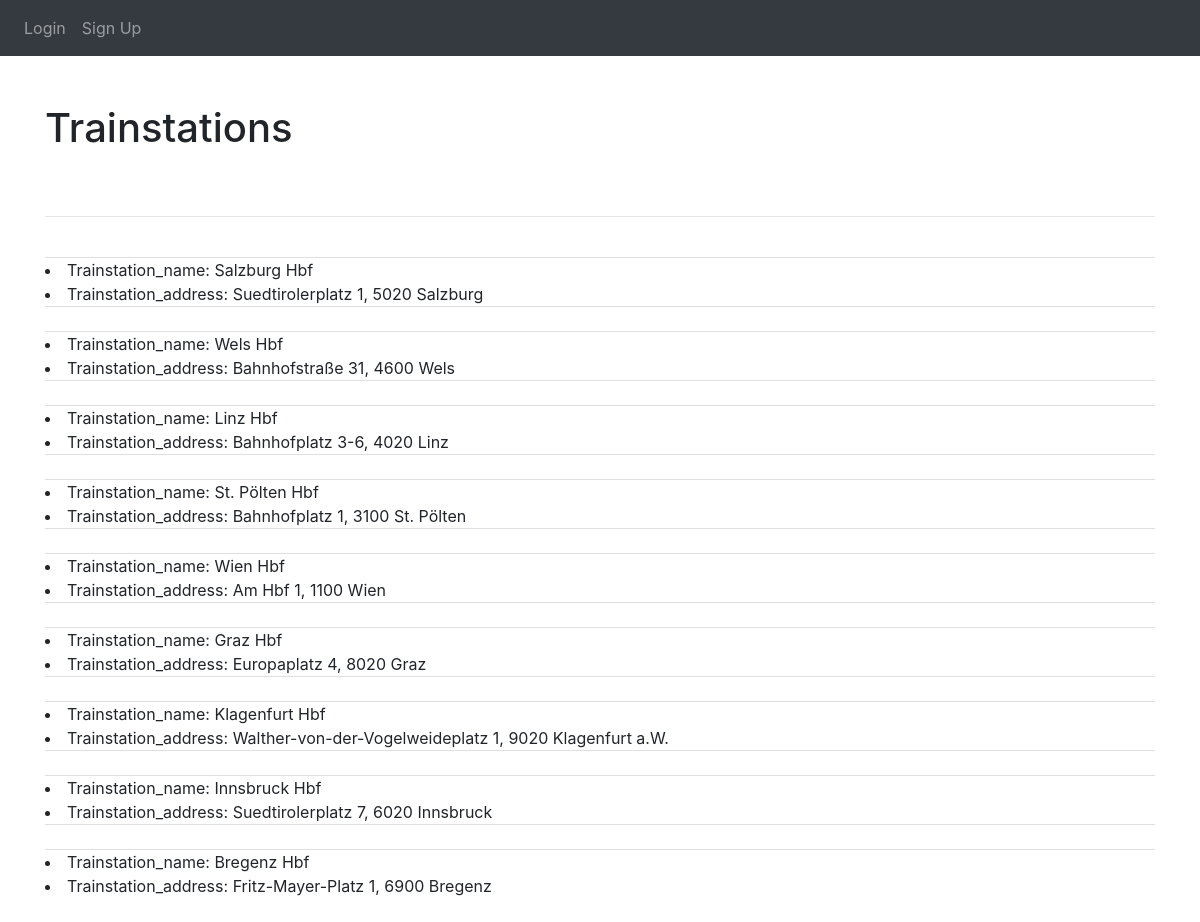
The app's page /all_trainstations with its own data.
### website/models.py (models this page shows, shortened)
class TrainstationModel(db.Model):
    id = db.Column(db.Integer, primary_key=True)
    name = db.Column(db.String(100), nullable=False)
    address = db.Column(db.String(100), nullable=False)

### website/views.py (the view, shortened to what this page needs)
@views.route('/all_trainstations', methods=['GET', 'POST'])
def get_all_trainstations():
    all_trainstations = TrainstationModel.query.all()
    return render_template("trainstations.html", user=current_user, all_trainstations=all_trainstations)

### website/templates/trainstations.html (shortened to what this page needs)
{% extends "base.html" %}
{% block content %}
    <h1 class="py-5">Trainstations</h1>
    <hr />
    <u1 class="list-group list-group-flush" id="trainstation-list">
        {% for ts in all_trainstations %}
            <li class="list-group-item">
                <li>
                    <span class="field-name">Trainstation_name:</span>
                    <span class="field-value">{{ ts.name }}</span>
                </li>
                <li>
                    <span class="field-name">Trainstation_address:</span>
                    <span class="field-value">{{ ts.address }}</span>
                </li>
            </li>
        {% endfor %}
    </u1>
<br />
{% endblock %}

### records on screen
TrainstationModel: name "Salzburg Hbf", address "Suedtirolerplatz 1, 5020 Salzburg"
TrainstationModel: name "Wels Hbf", address "Bahnhofstraße 31, 4600 Wels"
TrainstationModel: name "Linz Hbf", address "Bahnhofplatz 3-6, 4020 Linz"
TrainstationModel: name "St. Pölten Hbf", address "Bahnhofplatz 1, 3100 St. Pölten"
TrainstationModel: name "Wien Hbf", address "Am Hbf 1, 1100 Wien"
TrainstationModel: name "Graz Hbf", address "Europaplatz 4, 8020 Graz"
TrainstationModel: name "Klagenfurt Hbf", address "Walther-von-der-Vogelweideplatz 1, 9020 Klagenfurt a.W."
TrainstationModel: name "Innsbruck Hbf", address "Suedtirolerplatz 7, 6020 Innsbruck"
TrainstationModel: name "Bregenz Hbf", address "Fritz-Mayer-Platz 1, 6900 Bregenz"
